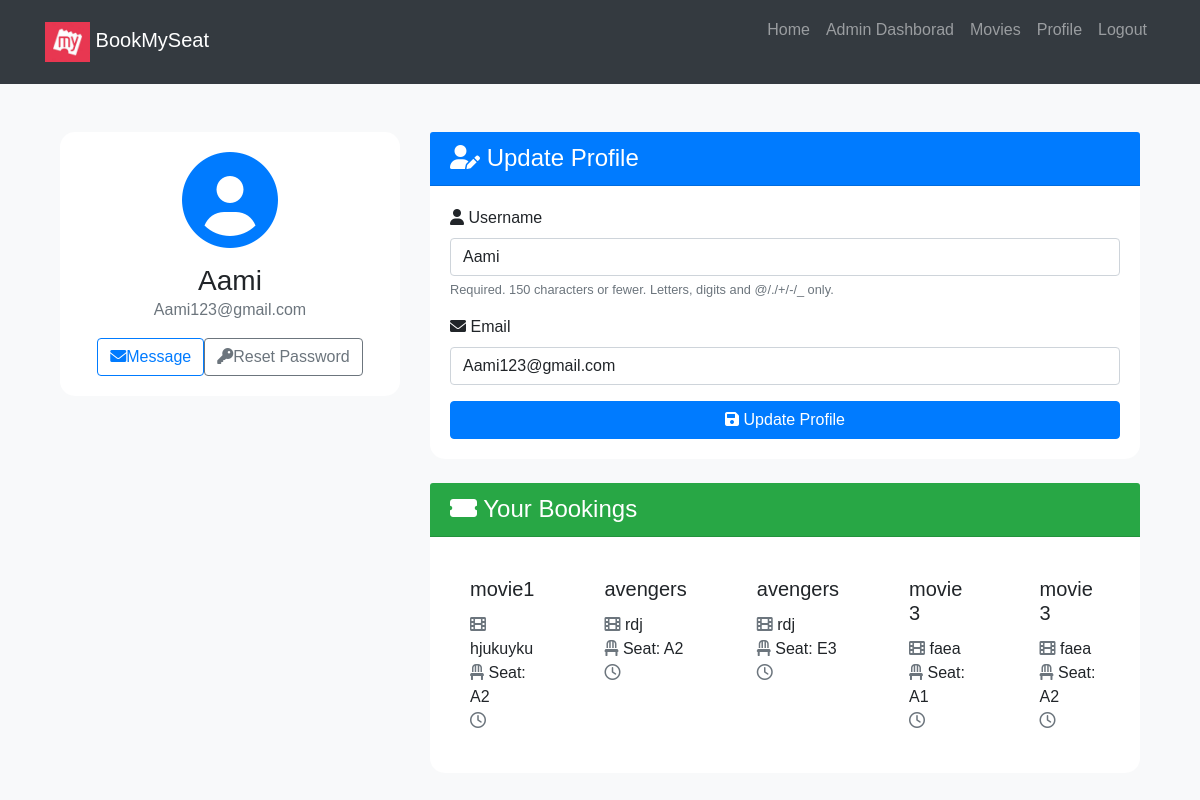
Screenshot of /users/profile/ (signed in) with the database file from the repository.
### movies/models.py (models this page shows, shortened)
class Booking(models.Model):
    user = models.ForeignKey('auth.User', on_delete=models.CASCADE)
    movie = models.ForeignKey(Movie, on_delete=models.CASCADE, related_name="booking")
    theater = models.ForeignKey(Theater, on_delete=models.CASCADE, related_name="booking")
    seat = models.ForeignKey(Seat, on_delete=models.CASCADE)
    booking_time = models.DateTimeField(auto_now_add=True)
    related_name="booking"

class Movie(models.Model):
    name = models.CharField(max_length=255)
    rating = models.CharField(max_length=10, default='Not Rated')
    cast = models.TextField(blank=True, null=True)
    image = models.ImageField(upload_to='movies/', null=True, blank=True)

class Theater(models.Model):
    name = models.CharField(max_length=255)
    movie = models.ForeignKey(Movie, on_delete=models.CASCADE)

class Seat(models.Model):
    theater = models.ForeignKey(Theater, on_delete=models.CASCADE)
    seat_number = models.CharField(max_length=10)
    is_booked = models.BooleanField(default=False)

### users/views.py (the view)
# urls.py: path('profile/', profile, name='profile'),
@login_required
def profile(request):
    bookings= Booking.objects.filter(user=request.user)
    if request.method == 'POST':
        u_form = UserUpdateForm(request.POST, instance=request.user)
        if u_form.is_valid():
            u_form.save()
            return redirect('profile')
    else:
        u_form = UserUpdateForm(instance=request.user)
    return render(request, 'users/profile.html', {'u_form': u_form,'bookings':bookings})

### users/forms.py
class UserUpdateForm(forms.ModelForm):
    email = forms.EmailField()
    class Meta:
        model = User
        fields = ['username', 'email']

### templates/users/profile.html (shortened to what this page needs)
{% extends "users/basic.html" %} {% block content %}
<div class="container py-5">
  <div class="row">
    <div class="col-lg-4 mb-4">
      <div class="card shadow">
        <div class="card-body text-center">
          <div class="mb-3">
            <i class="fas fa-user-circle fa-6x text-primary"></i>
          </div>
          <h3 class="card-title mb-0">{{ user.username }}</h3>
          <p class="text-muted mb-3">{{ user.email }}</p>
          <div class="d-flex justify-content-center">
            <a href="#" class="btn btn-outline-primary me-2"><i class="fas fa-envelope me-2"></i>Message</a>
            <a href="{% url 'password_reset' %}" class="btn btn-outline-secondary"><i class="fas fa-key me-2"></i>Reset Password</a>
          </div>
        </div>
      </div>
    </div>
    <div class="col-lg-8">
      <div class="card shadow mb-4">
        <div class="card-header bg-primary text-white">
          <h4 class="mb-0"><i class="fas fa-user-edit me-2"></i> Update Profile</h4>
        </div>
        <div class="card-body">
          <form method="POST">
            {% for field in u_form %}
              <div class="mb-3">
                <label for="{{ field.id_for_label }}" class="form-label">
                  <i class="fas fa-{% if field.name == 'username' %}user{% elif field.name == 'email' %}envelope{% else %}info-circle{% endif %} me-2"></i>
                  {{ field.label }}
                </label>
                {{ field }}
                {% if field.help_text %}
                  <small class="form-text text-muted">{{ field.help_text }}</small>
                {% endif %}
              </div>
            {% endfor %}
            <button class="btn btn-primary w-100" type="submit"><i class="fas fa-save me-2"></i> Update Profile</button>
          </form>
        </div>
      </div>
      <div class="card shadow">
        <div class="card-header bg-success text-white">
          <h4 class="mb-0"><i class="fas fa-ticket-alt me-2"> </i> Your Bookings</h4>
        </div>
        <div class="card-body">
          {% if bookings %}
            <div class="row row-cols-1 row-cols-md-2 g-4">
              {% for booking in bookings %}
                <div class="col">
                  <div class="card h-100 border-0 shadow-sm">
                    <div class="card-body">
                      <h5 class="card-title">{{ booking.movie.name }}</h5>
                      <p class="card-text">
                        <i class="fas fa-film me-2 text-muted"> </i>  {{ booking.theater.name }}<br>
                        <i class="fas fa-chair me-2 text-muted"> </i>  Seat: {{ booking.seat.seat_number }}<br>
                        <i class="far fa-clock me-2 text-muted"> </i>  {{ booking.booked_at|date:"F d, Y H:i" }}
                      </p>
                    </div>
                  </div>
                </div>
              {% endfor %}
            </div>
          {% else %}
            <div class="text-center py-5">
              <i class="fas fa-ticket-alt fa-4x text-muted mb-3"></i>
              <p class="lead mb-0">No bookings yet. Time to plan your next movie night!</p>
            </div>
          {% endif %}
        </div>
      </div>
    </div>
  </div>
</div>
<link rel="stylesheet" href="https://cdnjs.cloudflare.com/ajax/libs/font-awesome/6.0.0-beta3/css/all.min.css">
{% endblock %}

### templates/users/basic.html (style rules this page uses)
body { font-family: Arial, sans-serif; }

### templates/users/profile.html (style rules this page uses)
body { background-color: #f8f9fa; }
.card { border-radius: 15px; border: none; transition: transform 0.3s ease-in-out; }
.card-header { border-top-left-radius: 15px; border-top-right-radius: 15px; }
form input, form select, form textarea { display: block; width: 100%; padding: 0.375rem 0.75rem; font-size: 1rem; font-weight: 400; line-height: 1.5; color: #212529; background-color: #fff; background-clip: padding-box; border: 1px solid #ced4da; border-radius: 0.25rem; transition: border-color 0.15s ease-in-out, box-shadow 0.15s ease-in-out; }

### rows the page displays
Booking: movie.name "movie1", theater.name "hjukuyku", seat.seat_number "A2"
Booking: movie.name "avengers", theater.name "rdj", seat.seat_number "A2"
Booking: movie.name "avengers", theater.name "rdj", seat.seat_number "E3"
Booking: movie.name "movie 3", theater.name "faea", seat.seat_number "A1"
Booking: movie.name "movie 3", theater.name "faea", seat.seat_number "A2"

### other values shown
{{ user.username }} "Aami"
{{ user.email }} "Aami123@gmail.com"
{{ field.label }} "Username" "Email"
{{ field.help_text }} "Required. 150 characters or fewer. Letters, digits and @/./+/-/_ only."
